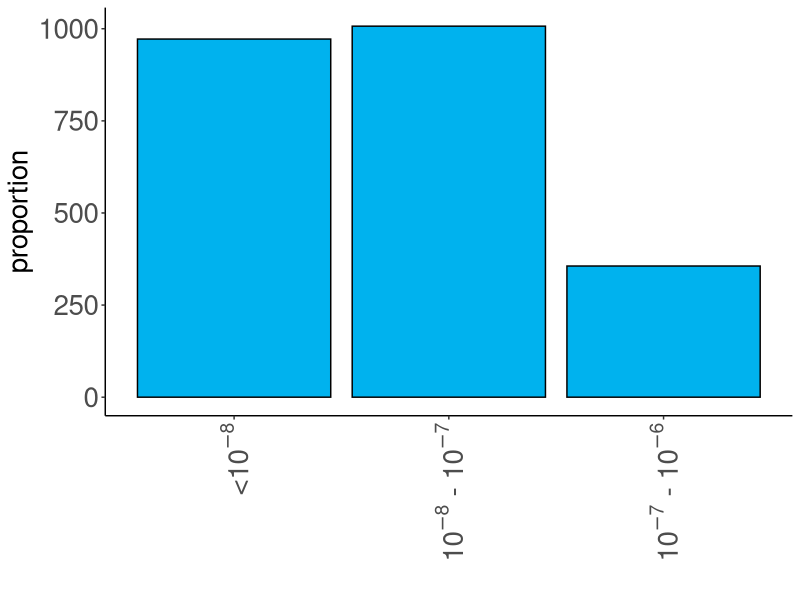
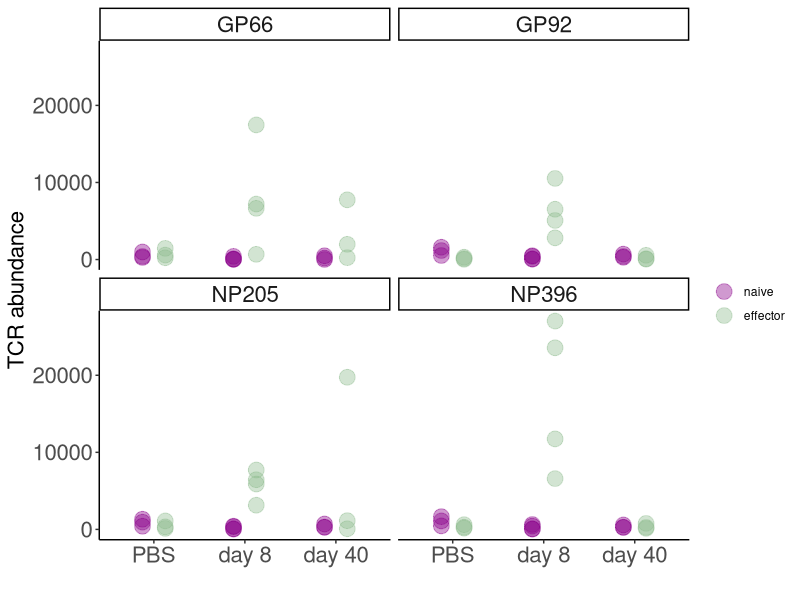

Here is the R script that generated these plots, in order:
library(ggplot2)
library(reshape)
library(stringr)

## Section A - total counts (Fig 5B)

gp66naive<-read.csv("data/LCMVdata/NaiveGP66_UMI.csv")
gp66eff<-read.csv("data/LCMVdata/E_GP66_UMI.csv")

gp92naive<-read.csv("data/LCMVdata/NaiveGP92_UMI.csv")
gp92eff<-read.csv("data/LCMVdata/E_GP92_UMI.csv")

np205naive<-read.csv("data/LCMVdata/NaiveNP205_UMI.csv")
np205eff<-read.csv("data/LCMVdata/E_NP205_UMI.csv")

np396naive<-read.csv("data/LCMVdata/NaiveNP396_UMI.csv")
np396eff<-read.csv("data/LCMVdata/E_NP396_UMI.csv")

gp66naive_c<-colSums(gp66naive[,2:11])
gp66eff_c<-colSums(gp66eff[,2:11])

gp92naive_c<-colSums(gp92naive[,2:11])
gp92eff_c<-colSums(gp92eff[,2:11])

np205naive_c<-colSums(np205naive[,2:11])
np205eff_c<-colSums(np205eff[,2:11])

np396naive_c<-colSums(np396naive[,2:11])
np396eff_c<-colSums(np396eff[,2:11])

counts_gp66<-data.frame(t(rbind(gp66naive_c,gp66eff_c)))
colnames(counts_gp66)<-c("naive", "effector")
counts_gp66$id<-rownames(counts_gp66)
counts_gp66[c("epitope","LCMV", "mouse")]<-str_split_fixed(counts_gp66$id, "[.]", 3)

counts_gp66_m<-melt(counts_gp66)

counts_gp92<-data.frame(t(rbind(gp92naive_c,gp92eff_c)))
colnames(counts_gp92)<-c("naive", "effector")
counts_gp92$id<-rownames(counts_gp92)
counts_gp92[c("epitope","LCMV", "mouse")]<-str_split_fixed(counts_gp92$id, "[.]", 3)

counts_gp92_m<-melt(counts_gp92)

counts_np205<-data.frame(t(rbind(np205naive_c,np205eff_c)))
colnames(counts_np205)<-c("naive", "effector")
counts_np205$id<-rownames(counts_np205)
counts_np205[c("epitope","LCMV", "mouse")]<-str_split_fixed(counts_np205$id, "[.]", 3)

counts_np205_m<-melt(counts_np205)

counts_np396<-data.frame(t(rbind(np396naive_c,np396eff_c)))
colnames(counts_np396)<-c("naive", "effector")
counts_np396$id<-rownames(counts_np396)
counts_np396[c("epitope","LCMV", "mouse")]<-str_split_fixed(counts_np396$id, "[.]", 3)

counts_np396_m<-melt(counts_np396)

counts_m<-rbind(counts_gp66_m, counts_gp92_m, counts_np205_m, counts_np396_m)


counts_m$LCMV<-factor(counts_m$LCMV, levels = c("PBS", "LCMV8", "LCMV40"))

p<-ggplot(counts_m) + 
  geom_point(aes(x = LCMV, y = value, color = variable), 
              position = position_dodge(width = 0.5), size = 5, alpha = 0.4) +
  labs(y = "TCR abundance", x = "", col = "") +
  scale_x_discrete(labels = c("PBS", "day 8", "day 40")) +
  scale_colour_manual(values = c(effector = "darkseagreen", naive = "darkmagenta")) +
  facet_wrap(vars(epitope), ncol=2) +
  theme_classic() + # keep the theme consistent for all our plots
  theme(axis.text=element_text(size=16),
        axis.title=element_text(size=16),
        title=element_text(size=14),
        strip.text = element_text(size=16))

svg("output_figures/Fig5b_abundance_TCR_LCMV.svg")
print(p)
dev.off()

## Section B - compare direct and inference methods - This still does not work

# merge naive to measure sharing levels

gp66naive_m<-melt(gp66naive)
gp66naive_m[c("epitope","LCMV", "mouse")]<-str_split_fixed(gp66naive_m$variable, "[.]", 3)

gp92naive_m<-melt(gp92naive)
gp92naive_m[c("epitope","LCMV", "mouse")]<-str_split_fixed(gp92naive_m$variable, "[.]", 3)

np205naive_m<-melt(np205naive)
np205naive_m[c("epitope","LCMV", "mouse")]<-str_split_fixed(np205naive_m$variable, "[.]", 3)

np396naive_m<-melt(np396naive)
np396naive_m[c("epitope","LCMV", "mouse")]<-str_split_fixed(np396naive_m$variable, "[.]", 3)

naive<-rbind(gp66naive_m, gp92naive_m, np205naive_m, np396naive_m)
naive<-naive[naive$value > 0,]
naive[naive$LCMV == "PBS",]$mouse<- paste0(naive[naive$LCMV == "PBS",]$mouse, "a")
naive[naive$LCMV == "LCMV8",]$mouse<- paste0(naive[naive$LCMV == "LCMV8",]$mouse, "b")
naive[naive$LCMV == "LCMV40",]$mouse<- paste0(naive[naive$LCMV == "LCMV40",]$mouse, "c")


CDR3counts<-list()

for (cdr3 in unique(naive$X)){
  s<-naive[naive$X == cdr3,]
  print(s)
  mice<-unique(s$mouse)
  print(mice)
  print(length(mice))
  CDR3counts[[cdr3]]<-length(mice)
}

cdr3counts<-data.frame(t(data.frame(CDR3counts)))
colnames(cdr3counts)<-c("sharing_level")
cdr3counts$aminoAcid<-rownames(cdr3counts)

mice<-length(unique(naive$mouse))


# merge effectors

gp66eff_m<-melt(gp66eff)
gp66eff_m[c("epitope","LCMV", "mouse")]<-str_split_fixed(gp66eff_m$variable, "[.]", 3)

gp92eff_m<-melt(gp92eff)
gp92eff_m[c("epitope","LCMV", "mouse")]<-str_split_fixed(gp92eff_m$variable, "[.]", 3)

np205eff_m<-melt(np205eff)
np205eff_m[c("epitope","LCMV", "mouse")]<-str_split_fixed(np205eff_m$variable, "[.]", 3)

np396eff_m<-melt(np396eff)
np396eff_m[c("epitope","LCMV", "mouse")]<-str_split_fixed(np396eff_m$variable, "[.]", 3)


effectors<-rbind(gp66eff_m, gp92eff_m, np205eff_m, np396eff_m)
effectors<-effectors[effectors$value>0,]

eff_sharing<-merge(effectors, cdr3counts[,c("aminoAcid", "sharing_level")], 
      by.x = "X", by.y = "aminoAcid", all.x=TRUE)
eff_sharing$sharing_level<-as.numeric(as.character(eff_sharing$sharing_level))

eff_sharing[is.na(eff_sharing$sharing_level),]<-0

pX_0<-(mice-eff_sharing$sharing_level)/mice # this is equal to e^(-m)
m<--log(pX_0) # m is equal to -ln(pX_0) - where m is count in a repertoire of 10^5
f<-m*10 # average m in a repertoire of 10^6

eff_sharing$f<-f
eff_sharing[eff_sharing$sharing_level<2,]$f<-min(eff_sharing[eff_sharing$sharing_level >= 2,]$f)/10 # for those that we cannot estimate, put a value a factor of 10 lower
eff_sharing$f_permln<-eff_sharing$f/10^6 # m per million

counts_exp <- data.frame(table(eff_sharing$f_permln))
counts_exp$log<-log10(as.numeric(as.character(counts_exp$Var1)))
counts_exp$logbin<-unlist(lapply(counts_exp$log, function(x){ifelse(x <= -8, "< 10^-8", 
                                                                    ifelse(x <= -7, "10^-8 - 10^-7", 
                                                                           ifelse(x <= -6, "10^-7 - 10^-6",
                                                                                  ifelse(x <= -5, "10^-6 - 10^-5", "> 10^-5"))))}))
counts_exp$logbin<-factor(counts_exp$logbin, 
                          levels = c("< 10^-8", "10^-8 - 10^-7", "10^-7 - 10^-6", "10^-6 - 10^-5", "> 10^-5"))
counts_exp_agg<-aggregate(counts_exp$Freq, by=list(logbin = counts_exp$logbin), FUN=sum)

p1<-ggplot(counts_exp_agg) +
  geom_bar(aes(x = logbin, y = x), stat = "identity", fill = "deepskyblue2", color = "black") +
  scale_x_discrete(labels = c(bquote('<'*10^-8),bquote(10^-8*' - '*10^-7), 
                              bquote(10^-7*' - '*10^-6), bquote(10^-6*' - '*10^-5), bquote('>'*10^-5))) +
  labs(x = "", y = "proportion", fill = "") +
  theme_classic() + # keep the theme consistent for all our plots
  theme(axis.text=element_text(size=20),
        axis.title=element_text(size=20),
        title=element_text(size=14),
        axis.text.x = element_text(angle = 90, vjust = 0.5, hjust=1),
        legend.text=element_text(size=12))

print(p1)
